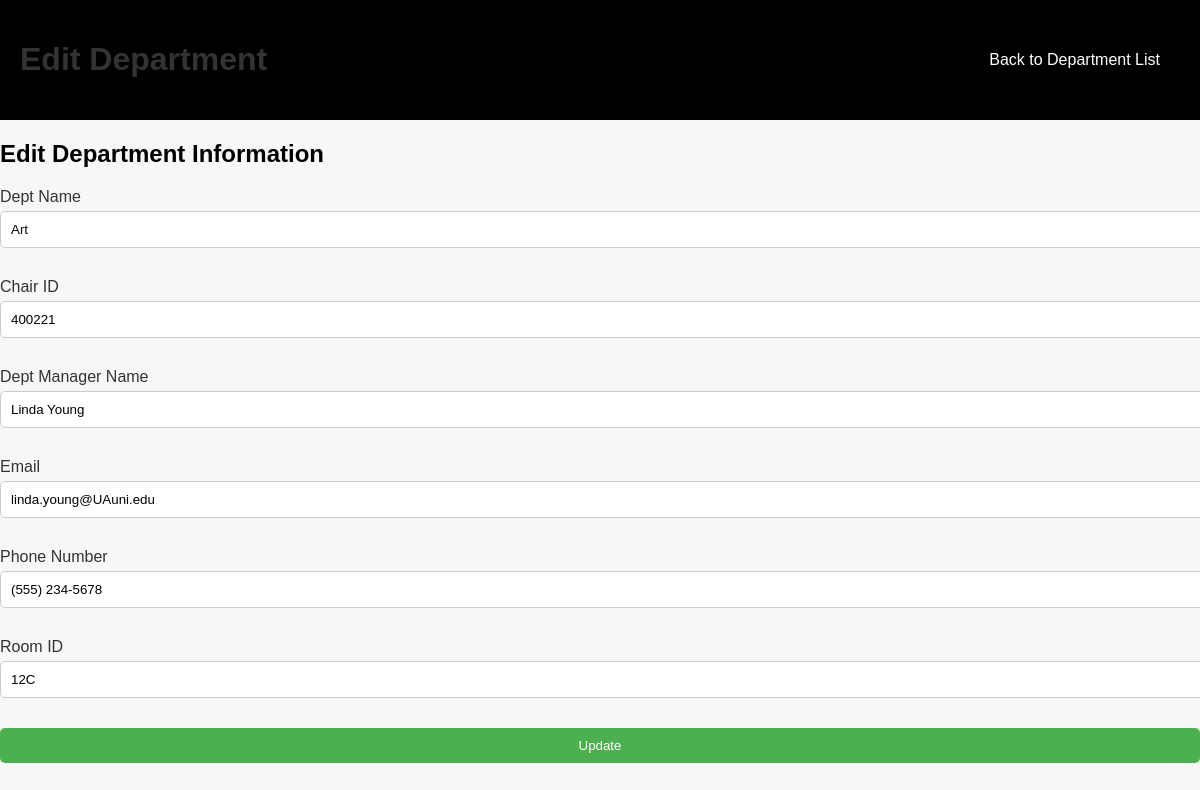
Before: /Systemsproject/edit_department.php?id=ART with the older database file.
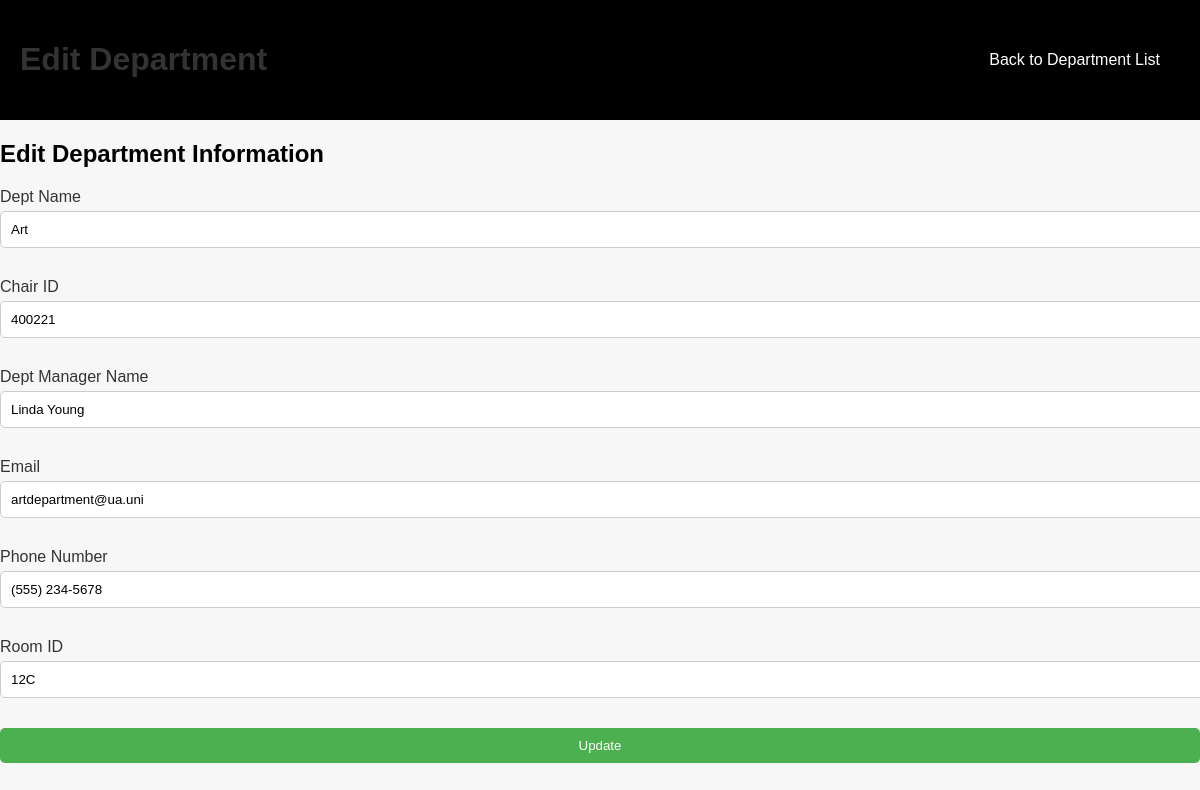
After: the same page with the newer database file.
### tables this page shows
CREATE TABLE `dept` (
  `DeptID` varchar(25) NOT NULL,
  `DeptName` varchar(100) DEFAULT NULL,
  `ChairID` int(11) DEFAULT NULL,
  `DeptManager` varchar(100) DEFAULT NULL,
  `Email` varchar(100) DEFAULT NULL,
  `PhoneNum` varchar(100) DEFAULT NULL,
  `RoomID` varchar(25) DEFAULT NULL
);

### Systemsproject/edit_department.php (the view, shortened to what this page needs)
<?php
@include 'config1.php';
if (isset($_GET['id'])) {
    $deptID = mysqli_real_escape_string($conn, $_GET['id']);
    $query = "SELECT * FROM dept WHERE DeptID = '$deptID'";
    $result = mysqli_query($conn, $query);
    if (mysqli_num_rows($result) > 0) {
        $department = mysqli_fetch_assoc($result);
    } else {
        echo "Department not found.";
        exit;
    }
} else {
    echo "Department ID not provided.";
    exit;
}
?>
<!DOCTYPE html>
<html lang="en">
<head>
   <link rel="stylesheet" href="edit_dept.css">
</head>
<body>
   <div class="header">
      <h1>Edit Department</h1>
      <a href="Departments_page1.php" class="back-button">Back to Department List</a>
   </div>
   <div class="edit-department-container">
      <h2>Edit Department Information</h2>
     <div class="form-group">
                <label for="newDeptName">Dept Name</label>
         <input type="text" name="newDeptName" placeholder="Department Name" value="<?php echo $department['DeptName']; ?>">
</div>
<div class="form-group">
                <label for="newChairId">Chair ID</label>
         <input type="text" name="newChairId" placeholder="Chair ID" value="<?php echo $department['ChairID']; ?>">
</div>
<div class="form-group">
                <label for="newDeptManager">Dept Manager Name</label>
         <input type="text" name="newDeptManager" placeholder="Department Manager" value="<?php echo $department['DeptManager']; ?>">
</div>
<div class="form-group">
                <label for="newEmail">Email</label>
         <input type="text" name="newEmail" placeholder="Email" value="<?php echo $department['Email']; ?>">
</div>
<div class="form-group">
                <label for="newPhoneNum">Phone Number</label>
         <input type="text" name="newPhoneNum" placeholder="Phone Number" value="<?php echo $department['PhoneNum']; ?>">
</div>
<div class="form-group">
                <label for="newRoomID">Room ID</label>
         <input type="text" name="newRoomID" placeholder="Room ID" value="<?php echo $department['RoomID']; ?>">
</div>
         <input type="submit" name="update" value="Update">
   </div>
</body>
</html>

Changed rows visible on the page:
changed dept "Art": newEmail "linda.young@UAuni.edu" → "artdepartment@ua.uni"
